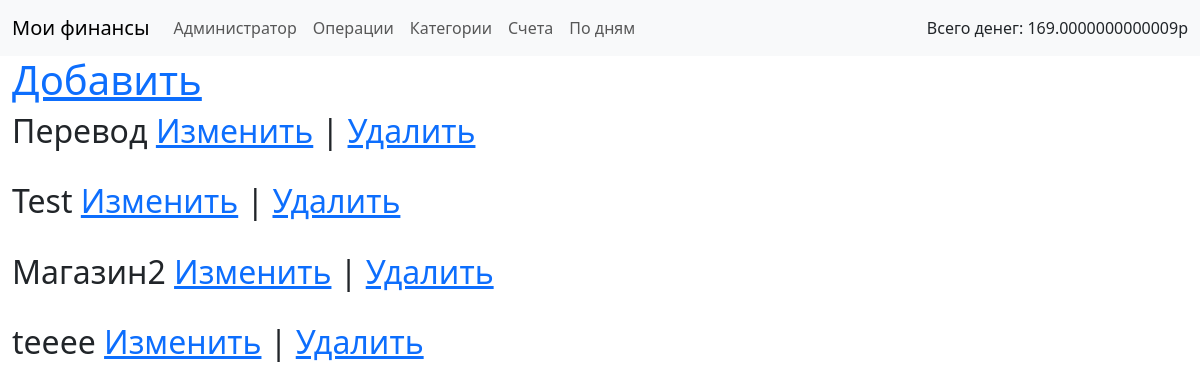
Page /category/list (signed in) on the earlier database version.
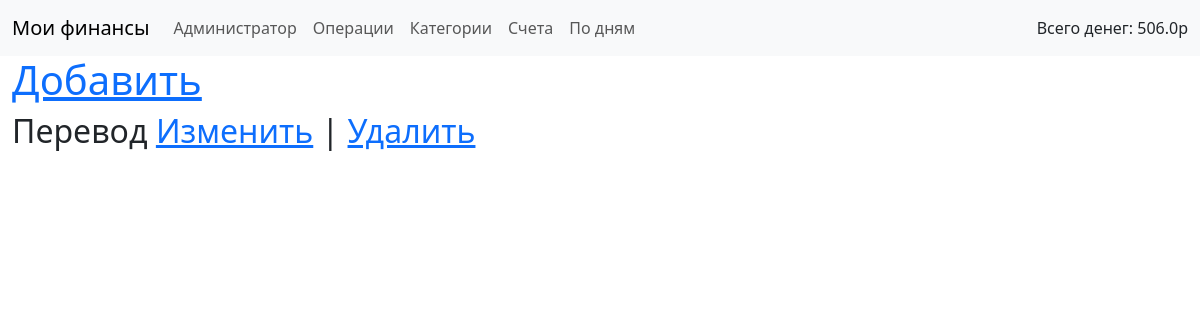
Same page on the later database version.
### babosiki/models.py (models this page shows)
class Category(models.Model):
    name = models.CharField(max_length = 32,
                            verbose_name = 'Название категории',)
    def __str__(self):
        return self.name
    class Meta:
        verbose_name_plural = 'Категории'
        verbose_name = 'Категория'

### babosiki/views.py (the view)
# urls.py: path('category/list', CategoryListView.as_view(), name='category_list'),
class CategoryListView(LoginRequiredMixin, ListView):
    login_url = 'login'
    model = Category
    template_name = 'category_list.html'

### babosiki/context_processors.py (called while the page is built)
def global_data(request):
    try:
        accounts = Account.objects.filter(user=request.user, calculated=True)
        total_sum = 0
        for account in accounts:
            operations = Operation.objects.filter(account=account)
            for operation in operations:
                total_sum += operation.value*operation.type
            if account.type == Account.DEBIT:
                total_sum += account.initial_balance
        return {'accounts': Account.objects.all(),
                'total_money': total_sum}
    except TypeError:
        return {}

### templates/category_list.html (shortened to what this page needs)
{% extends 'master.html' %}
{% block content %}
<h1><a href = "{% url 'category_create' %}">Добавить</a></h1>
{% for object in object_list %}
<h2>{{object}}  <a href = "{% url 'category_edit'  pk=object.pk %}">Изменить</a>  |  <a href = "{% url 'category_edit' pk=object.pk %}">Удалить</a></h2>
{% endfor %}
{% endblock content %}

Differences in the rows shown:
removed Category: name "Test"
removed Category: name "Магазин2"
removed Category: name "teeee"
Other differences:
{{ total_money }}: "169.0000000000009" → "506.0"
